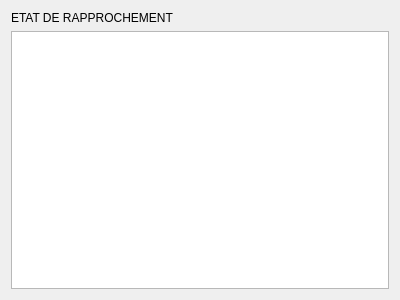
<?xml version="1.0" encoding="UTF-8"?>
<ui version="4.0">
 <class>BankReconciliationModal</class>
 <widget class="QDialog" name="BankReconciliationModal">
  <property name="geometry">
   <rect>
    <x>0</x>
    <y>0</y>
    <width>400</width>
    <height>300</height>
   </rect>
  </property>
  <property name="sizePolicy">
   <sizepolicy hsizetype="Maximum" vsizetype="Maximum">
    <horstretch>0</horstretch>
    <verstretch>0</verstretch>
   </sizepolicy>
  </property>
  <property name="mouseTracking">
   <bool>false</bool>
  </property>
  <property name="windowTitle">
   <string>Etat de Rapprochement</string>
  </property>
  <layout class="QVBoxLayout" name="verticalLayout">
   <item>
    <widget class="QLabel" name="label">
     <property name="text">
      <string>ETAT DE RAPPROCHEMENT</string>
     </property>
    </widget>
   </item>
   <item>
    <widget class="QTableView" name="tableView">
     <property name="selectionBehavior">
      <enum>QAbstractItemView::SelectRows</enum>
     </property>
    </widget>
   </item>
  </layout>
 </widget>
 <resources/>
 <connections/>
</ui>
